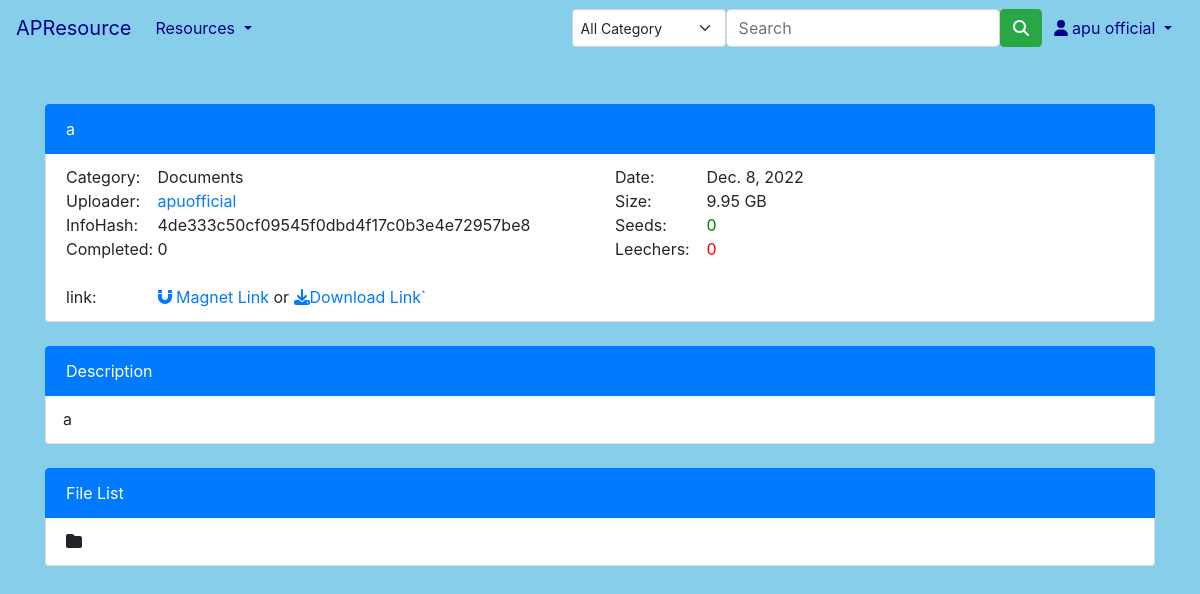
The page /17 (signed in) on the database its author committed.
### main/models.py (models this page shows, shortened)
class TorFile(models.Model):
    user = models.ForeignKey(User, on_delete=models.CASCADE, default=None)
    title = models.CharField(max_length=200)
    desc = models.TextField(max_length=1000)
    file_field = models.FileField(upload_to="uploads/",validators=[validate_is_torrent,])
    date = models.DateField(auto_now_add=True)
    file_size = models.CharField(max_length=20, default=0)
    magnet = models.CharField(max_length=200, default="")
    infohash = models.CharField(max_length=200, default=0)
    total_completed = models.IntegerField(default=0)
    total_seeds = models.IntegerField(default=0)
    total_leechers = models.IntegerField(default=0)
    category = models.CharField(max_length=10, choices=CAT_LIST,default="None")

### main/views.py (the view)
# urls.py: path('<int:id>',views.fileinfopage , name='fileinfos'),
@login_required(login_url="/account/login")
def fileinfopage(request, id):
    files = TorFile.objects.filter(id=id)
    for file in files:
        filename = str(file.file_field)
        before_upload = settings.MEDIA_ROOT +"/" +str(filename)
        my_torrent = Torrent.from_file(before_upload)
        torrent_name = my_torrent.name
        filelist = my_torrent.files
    return render(request, "main/fileinfo.html", {"files":files, "filelist":filelist,"torrent_name":torrent_name})

### main/templates/main/fileinfo.html (shortened to what this page needs)
{% extends "main/base.html" %}
{% block content %}
{%for file in files%}
<div class="container my-5">
    <ul class="list-group my-4">
        <li class="list-group-item active">{{file.title}}</li>
        <li class="list-group-item">
            <div class="row">
                <div class="col-md-1">Category:</div>
                <div class="col-md-5">{{file.category}}</div>
                <div class="col-md-1">Date:</div>
                <div class="col-md-5">{{file.date}}</div>
                <div class="col-md-1">Uploader:</div>
                <div class="col-md-5"><a href="userfile/{{file.user}}">{{file.user}}</a></div>
                <div class="col-md-1">Size:</div>
                <div class="col-md-5">{{file.file_size}}</div>
                <div class="col-md-1">InfoHash:</div>
                <div class="col-md-5">{{file.infohash}}</div>
                <div class="col-md-1">Seeds:</div>
                <div class="col-md-5" style="color: green;">{{file.total_seeds}}</div>
                <div class="col-md-1">Completed:</div>
                <div class="col-md-5">{{file.total_completed}}</div>
                <div class="col-md-1">Leechers:</div>
                <div class="col-md-5" style="color: red;">{{file.total_leechers}}</div>
            </div>
        </li>
        <li class="list-group-item">
            <div class="row">
                <div class="col-md-1">link:</div>
                <div class="col-md-5 ">
                    <a href="{{file.magnet}}"><i class="fa fa-magnet"></i> Magnet Link </a>
                    or
                    <a href="{{file.file_field.url}}"><i class="fa fa-download"></i>Download Link`</a>
                </div>
            </div>
        </li>
    </ul>
    <ul class="list-group my-4">
        <li class="list-group-item active">Description</li>
        <li class="list-group-item">
            <div class="row">
                <div>{{file.desc}}</div>
            </div>
        </li>
    </ul>
    <ul class="list-group my-4">
        <li class="list-group-item active">File List</li>
        <li class="list-group-item">
            <div class="row" >
                <div class="col">
                    <i class="fa fa-folder"></i>
                    {{torrent_name}} <br>
                </div>
            </div>
        </li>
    </ul>
</div>
{% endfor %}
{% endblock %}

### main/templates/main/base.html (shortened to what this page needs)
{% load static %}
<!DOCTYPE html>
<html>
<head>
    <link href="https://cdn.jsdelivr.net/npm/bootstrap@5.0.2/dist/css/bootstrap.min.css" rel="stylesheet">
    <link rel="stylesheet" href="https://cdn.jsdelivr.net/npm/bootstrap@4.0.0/dist/css/bootstrap.min.css">
    <nav class="navbar navbar-expand-lg navbar-dark">
      <a class="navbar-brand" href="#" style="color: darkblue;">APResource</a>
      <div class="collapse navbar-collapse" id="navbarSupportedContent">
        {% if user.is_authenticated %}
          <ul class="navbar-nav me-auto mb-2 mb-lg-0">
            <li class="nav-item dropdown">
              <a class="nav-link dropdown-toggle" href="#" id="navbarDropdown" role="button" data-bs-toggle="dropdown" aria-expanded="false" style="color: darkblue;">
                Resources
              </a>
            </li>
          </ul>
          <form class="d-flex" method="POST" action="{% url 'search' %}">
            <select class="form-select form-select-sm" name="filtered" >
              <option selected>All Category</option>
            </select>
            <input style="width: 300px;" class="form-control" type="search" placeholder="Search" aria-label="Search" name="searched">
            <button class="btn btn-success" type="submit"><i class="fa fa-search"></i></button>
          </form>
          <ul class="navbar-nav mx-1">
            <li class="nav-item dropdown">
              <a class="nav-link dropdown-toggle" href="#" role="button" data-bs-toggle="dropdown" style="color: darkblue;">
                <i class="fa fa-user"></i>
                {{request.user.first_name}} {{request.user.last_name}}
              </a>
            </li>
        </ul>
        {% endif %}
      </div>
    </nav>
</head>
<body style="background-color:#87CEEB;">
    <div id="content" name="content">
	{% block content %}
	{% endblock %}
   <link rel="stylesheet" href="{% static '/css/theme.default.css' %}">
    </div>
</body>
</html>

### main/templates/main/base.html (style rules this page uses)
body { background-color:#87CEEB; background-image:linear-gradient(0deg,#87CEEB,#87CEEB) no-repeat; }

### rows shown on the page
TorFile: title "a", category "Documents", date "Dec. 8, 2022", user "apuofficial", file_size "9.95 GB", infohash "4de333c50cf09545f0dbd4f17c0b3e4e72957be8", total_seeds "0", total_completed "0", total_leechers "0", desc "a"

### other values the page prints
{{ request.user.first_name }} "apu"
{{ request.user.last_name }} "official"
